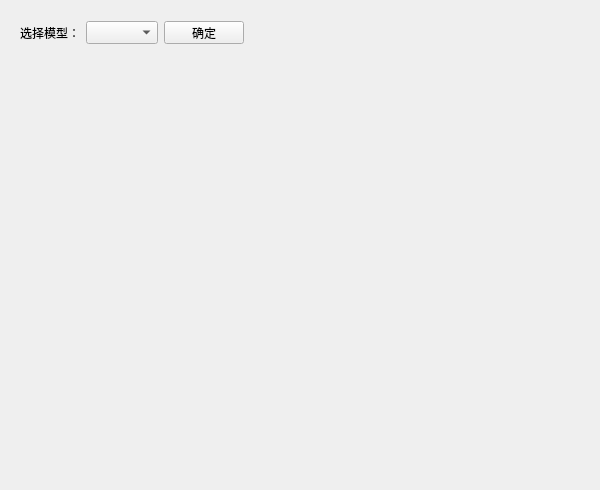
      <widget class="QWidget" name="tab_4">
       <attribute name="title">
        <string>易发性制图</string>
       </attribute>
       <widget class="QLabel" name="label_51">
        <property name="geometry">
         <rect>
          <x>9</x>
          <y>270</y>
          <width>16</width>
          <height>18</height>
         </rect>
        </property>
        <property name="text">
         <string/>
        </property>
       </widget>
       <widget class="QWidget" name="layoutWidget">
        <property name="geometry">
         <rect>
          <x>20</x>
          <y>20</y>
          <width>571</width>
          <height>25</height>
         </rect>
        </property>
        <layout class="QHBoxLayout" name="horizontalLayout_2">
         <item>
          <widget class="QLabel" name="label_50">
           <property name="minimumSize">
            <size>
             <width>0</width>
             <height>23</height>
            </size>
           </property>
           <property name="maximumSize">
            <size>
             <width>16777215</width>
             <height>23</height>
            </size>
           </property>
           <property name="text">
            <string>选择模型：</string>
           </property>
          </widget>
         </item>
         <item>
          <widget class="QComboBox" name="comboBox_3">
           <property name="sizePolicy">
            <sizepolicy hsizetype="Preferred" vsizetype="Maximum">
             <horstretch>0</horstretch>
             <verstretch>0</verstretch>
            </sizepolicy>
           </property>
           <property name="maximumSize">
            <size>
             <width>16777215</width>
             <height>23</height>
            </size>
           </property>
          </widget>
         </item>
         <item>
          <widget class="QPushButton" name="pushButton_17">
           <property name="sizePolicy">
            <sizepolicy hsizetype="Fixed" vsizetype="Maximum">
             <horstretch>0</horstretch>
             <verstretch>0</verstretch>
            </sizepolicy>
           </property>
           <property name="maximumSize">
            <size>
             <width>16777215</width>
             <height>23</height>
            </size>
           </property>
           <property name="text">
            <string>确定</string>
           </property>
          </widget>
         </item>
         <item>
          <spacer name="horizontalSpacer_28">
           <property name="orientation">
            <enum>Qt::Horizontal</enum>
           </property>
           <property name="sizeHint" stdset="0">
            <size>
             <width>40</width>
             <height>20</height>
            </size>
           </property>
          </spacer>
         </item>
        </layout>
       </widget>
       <widget class="QLabel" name="label_53">
        <property name="geometry">
         <rect>
          <x>70</x>
          <y>100</y>
          <width>251</width>
          <height>23</height>
         </rect>
        </property>
        <property name="minimumSize">
         <size>
          <width>0</width>
          <height>23</height>
         </size>
        </property>
        <property name="maximumSize">
         <size>
          <width>16777215</width>
          <height>500</height>
         </size>
        </property>
        <property name="text">
         <string/>
        </property>
       </widget>
       <widget class="QLabel" name="label_54">
        <property name="geometry">
         <rect>
          <x>40</x>
          <y>60</y>
          <width>551</width>
          <height>421</height>
         </rect>
        </property>
        <property name="minimumSize">
         <size>
          <width>0</width>
          <height>23</height>
         </size>
        </property>
        <property name="maximumSize">
         <size>
          <width>16777215</width>
          <height>450</height>
         </size>
        </property>
        <property name="text">
         <string/>
        </property>
       </widget>
       <widget class="QLabel" name="label_141">
        <property name="geometry">
         <rect>
          <x>490</x>
          <y>270</y>
          <width>91</width>
          <height>201</height>
         </rect>
        </property>
        <property name="minimumSize">
         <size>
          <width>0</width>
          <height>23</height>
         </size>
        </property>
        <property name="maximumSize">
         <size>
          <width>16777215</width>
          <height>400</height>
         </size>
        </property>
        <property name="text">
         <string/>
        </property>
       </widget>
      </widget>
